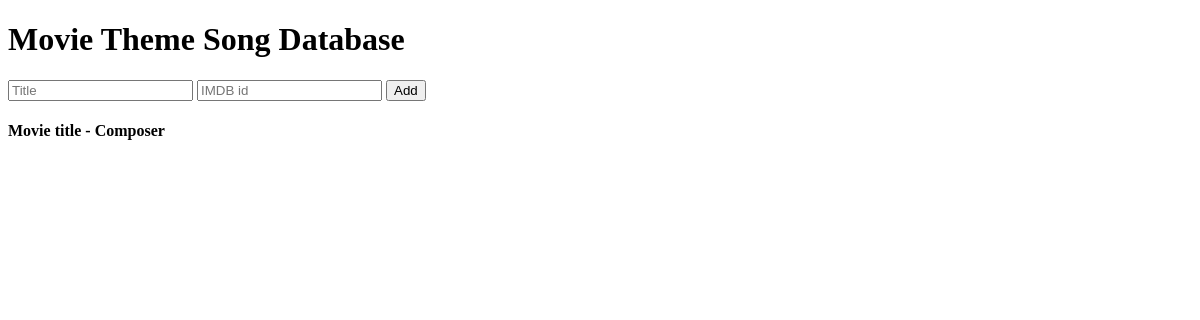
The page /movies on the database as committed earlier.
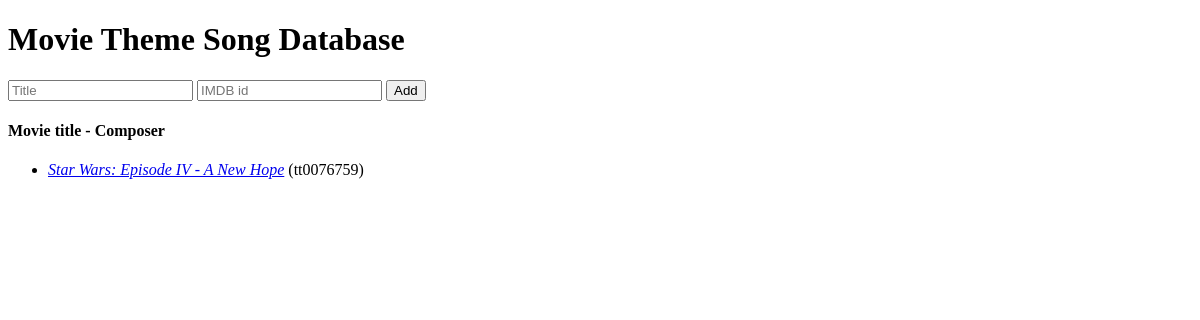
The same page on the database as committed later.
### models.py (models this page shows, shortened)
class Movie(db.Model):
    id = db.Column(db.Integer, primary_key=True, autoincrement=True)
    title = db.Column(db.String(200), nullable=False)
    composer = db.Column(db.String(200), nullable=False)
    imdb = db.Column(db.String(9), nullable=False)

### app.py (the view, shortened to what this page needs)
@app.route("/movies", methods=["GET", "POST"])
def movies():
    if request.method == "GET": # View all movies
        movies = Movie.query.order_by(Movie.title).all()
        return render_template("index.html", movies=movies)

### api/templates/index.html (shortened to what this page needs)
{% extends "layout.html" %}
{% block body %}
	<h1>Movie Theme Song Database</h1>
	<form action="/add" method="post">
		<input name="title" autocomplete="off" autofocus placeholder="Title" type="text">
		<input name="imdb" placeholder="IMDB id" type="text">
		<input type="submit" value="Add">
	</form>
	<h4>Movie title - Composer</h4>
	<ul>
		{% for movie in movies %}
		<li><a href="/movie/{{movie.id}}" type=get><i>{{ movie.title }}</i></a> ({{movie.imdb}})</li>
		{% endfor %}
	</ul>
{% endblock %}

Rows that differ between the two databases and show on the page:
added Movie: title "Star Wars: Episode IV - A New Hope", imdb "tt0076759"
